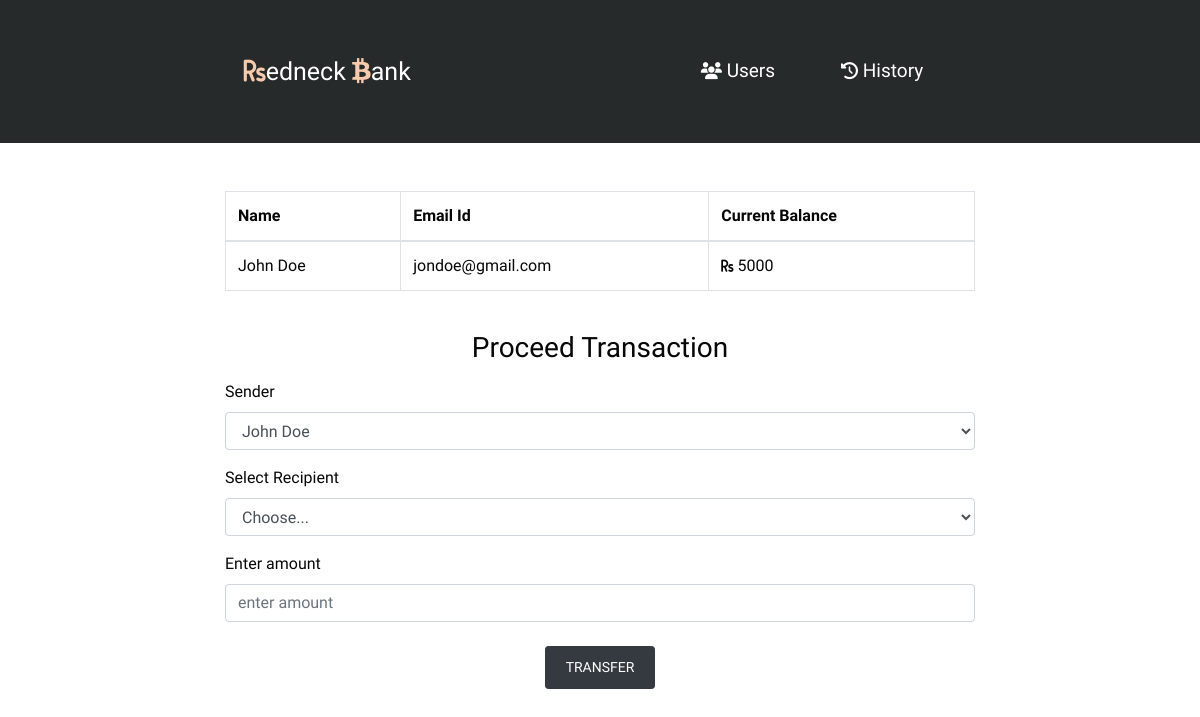
Screenshot of /transfer/2 with the database file from the repository.
### BS_APP/models.py (models this page shows, shortened)
class User(AbstractBaseUser, PermissionsMixin):
    full_name = models.CharField(max_length=255, null=True, blank=True)
    email = models.EmailField(_('email address'), unique=True)
    is_active = models.BooleanField(default=True)
    date_joined = models.DateTimeField(default=timezone.now)
    is_staff = models.BooleanField(default=False)
    current_balance = models.IntegerField( null=True, blank=True)
    USERNAME_FIELD = 'email'
    REQUIRED_FIELDS = []
    objects = CustomUserManager()

### BS_APP/views.py (the view)
# urls.py: path('transfer/<int:pk>',transfer),
def transfer(request, pk):
    user = User.objects.get(pk=pk)
    receiver = User.objects.all()
    return render(request, 'transfer.html',{"user":user,"receiver":receiver})

### BS_APP/templates/transfer.html (shortened to what this page needs)
{% extends 'base.html' %}{% load static %} {% block body %}
<div class="container mt-5">
  <div class="table-responsive table-hover">
    <table class="table table-bordered">
      <thead>
        <tr>
          <th scope="col">Name</th>
          <th scope="col">Email Id</th>
          <th scope="col">Current Balance</th>
        </tr>
      </thead>
      <tbody>
        <tr>
          <td>{{ user.full_name }}</td>
          <td>{{ user.email }}</td>
          <td>
            <i class="fas fa-rupee-sign rupee"></i> {{ user.current_balance }}
          </td>
        </tr>
      </tbody>
    </table>
  </div>
  <h3 class="text-center mb-3 mt-4">Proceed Transaction</h3>
  <form action="/add_transfer/" method="POST">
    <div class="form-group">
      <label for="Select1">Sender</label>
      <select class="form-control" id="Select1" name="sender">
        <option selected>{{user.full_name}}</option>
      </select>
    </div>
    <div class="form-group">
      <label for="Select2">Select Recipient</label>
      <select class="form-control" id="Select2" name="receiver">
        <option selected>Choose...</option>
      </select>
    </div>
    <div class="form-group">
      <label for="amount">Enter amount</label>
      <input
        type="number"
        class="form-control"
        id="amount"
        placeholder="enter amount"
        name="amount"
      />
    </div>
    <div class="text-center">
      <button type="submit" class="btn button my-2 btn-sm btn-dark view-user">
        TRANSFER
      </button>
    </div>
  </form>
</div>
{% endblock %}

### BS_APP/static/css/style.css (style rules this page uses)
* { font-family: "Varela", sans-serif; }
body { -webkit-background-size: cover; -moz-background-size: cover; background-size: cover; -o-background-size: cover; background-color: #262a2b !important; color: #fff !important; margin-bottom: 150px; }
.base { background-color: #fff !important; color: #070707 !important; }
* { margin: 0; padding: 0; list-style: none; text-decoration: none; }
.container { width: 65% !important; max-width: 95% !important; }
.view-user { text-decoration: none !important; padding: 10px 20px !important; text-transform: uppercase !important; border-radius: none !important; }
.rupee { font-size: 14px !important; }

### rows the page displays
User: full_name "John Doe", email "jondoe@gmail.com", current_balance "5000", sender "John Doe"
